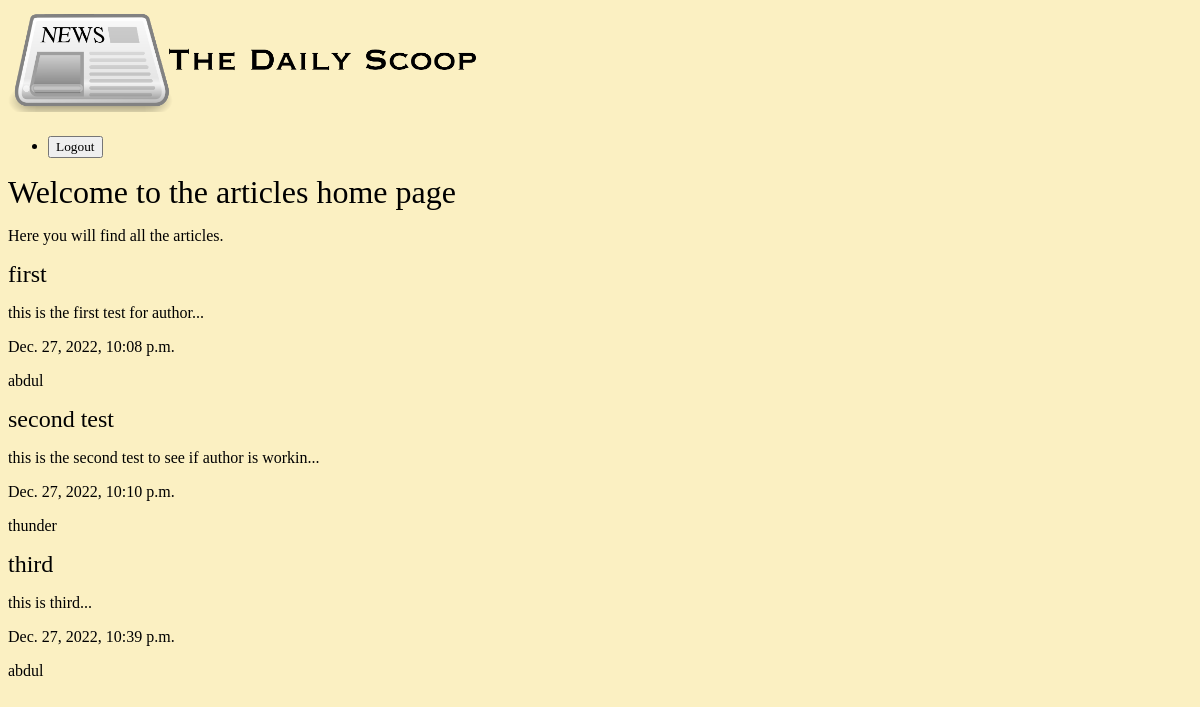
The app's page /articles/ with its own data.
### articles/models.py (models this page shows, shortened)
class Article(models.Model):
  title = models.CharField(max_length=128)
  slug = models.SlugField(max_length=128)
  body = models.TextField()
  date = models.DateTimeField(auto_now_add=True)
  thumbnail = models.ImageField(default='default.png', blank=True)
  author = models.ForeignKey(User, default=None, on_delete=models.SET_DEFAULT)
  def snippet(self):
    return self.body[:50] + "..."

### articles/views.py (the view)
# urls.py: path('', views.article_list, name='list'), #home page of the articles app
def article_list(req):
  articles = Article.objects.all().order_by('date')
  return render(req, 'articles/article_list.html', {'articles': articles})

### articles/templates/articles/article_list.html
{% extends 'base.html' %}
{% block content %}
  <h1>Welcome to the articles home page</h1>
  <p>Here you will find all the articles.</p>
  <div class="articles">
    {% for article in articles %}
    <div class="article">
      <h2><a href="{% url 'articles:detail' slug=article.slug%}">{{ article.title }}</a></h2>
      <p>{{ article.snippet }}</p>
      <p>{{ article.date }}</p>
      <p>{{ article.author }}</p>
    {% endfor %}
  </div>
{% endblock %}

### assets/style.css (style rules this page uses)
body { background-color: #fbf0c2; background-repeat: no-repeat; color: rgb(0, 0, 0); }
body * { font-family: Ubuntu; }
h1, h2, h3, h4, h5 { font-weight: normal; margin: 0; }
a, a:hover, a:visited { color: rgb(0, 0, 0); text-decoration: none; }

### records on screen
Article: title "first", snippet "this is the first test for author...", date "Dec. 27, 2022, 10:08 p.m.", author "abdul"
Article: title "second test", snippet "this is the second test to see if author is workin...", date "Dec. 27, 2022, 10:10 p.m.", author "thunder"
Article: title "third", snippet "this is third...", date "Dec. 27, 2022, 10:39 p.m.", author "abdul"
